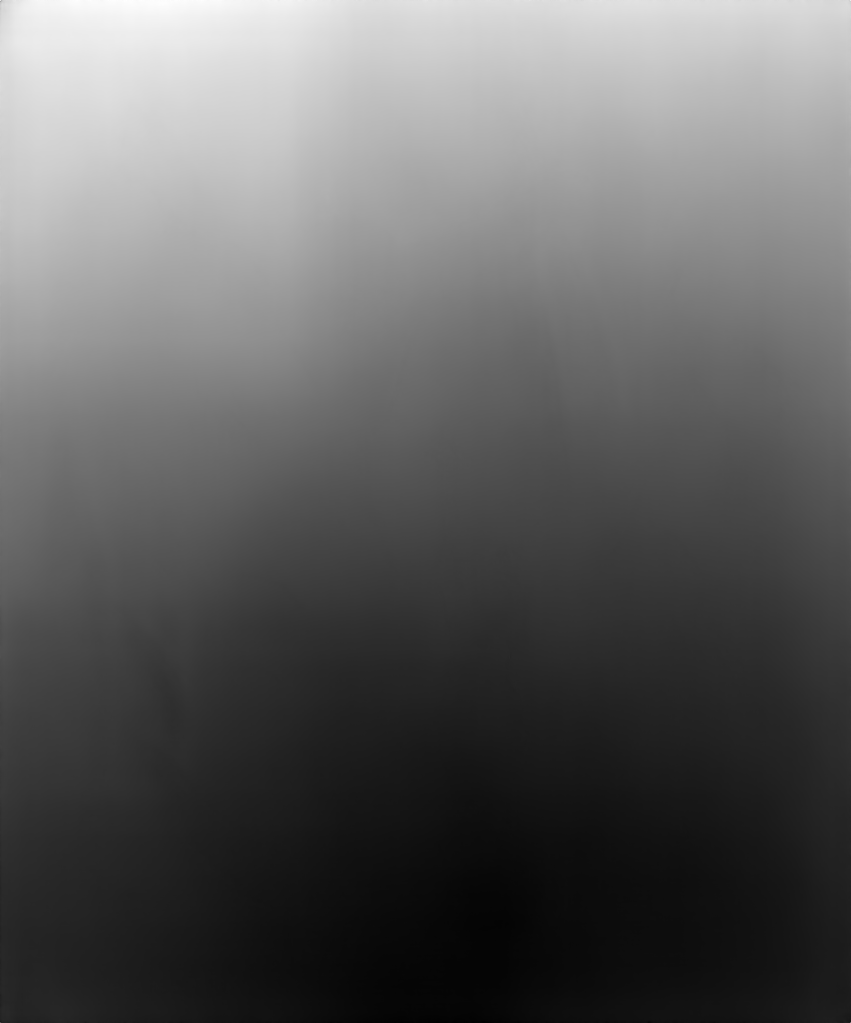
#> input picture research/bakeoff/depthpro_disp16.png, 851 x 1023 px, given in place of depth16_pushed.png, which was not available
$ python sheets.py depthpro_disp16.png
#> lines starting #> are read from the running program, lines starting #| are printed output that depends on the picture; pictures that were not available may be replaced by others from this repository, and a replacement may not be noted
#!/usr/bin/env python3
"""maps sheet (each model at 8 bits + difference to the DA2 map) and one angle sheet per model. Usage: sheets.py <model> ..."""
import sys, os, numpy as np
from PIL import Image, ImageDraw
SP='/tmp/claude-0/-home-user-moebius/989b3965-28fd-58c7-96b5-b4b22c709919/scratchpad'; B=SP+'/bakeoff'; U='/home/user/moebiusv2/harness/shots/ui_path/'
ref=np.array(Image.open(SP+'/depth16_pushed.png')).astype(float)/257; models=sys.argv[1:]
tiles=[('DA2-Large (baseline)', ref, None)]
for m in models:
    p=f'{B}/out/{m}_disp16.png'
    if os.path.exists(p): a=np.array(Image.open(p)).astype(float)/257; tiles.append((m, a, a-ref))
    else: tiles.append((m+' (not run)', np.zeros_like(ref), None))
H,W=ref.shape; sheet=Image.new('L',(W*len(tiles),H*2+24),40); d=ImageDraw.Draw(sheet)
#> after `H, W = ref.shape`: H = 1023; W = 851
#> after `sheet = Image.new('L', (W * len(tiles), H * 2 + 24), 40)`: sheet: PIL image 1702x2070 L; every value is 40
for i,(lab,a,df) in enumerate(tiles):
    sheet.paste(Image.fromarray(a.clip(0,255).astype(np.uint8)),(i*W,24)); d.text((i*W+8,6),lab+'  (bright = near)',fill=255)
    if df is not None: sheet.paste(Image.fromarray((df*3+128).clip(0,255).astype(np.uint8)),(i*W,24+H))
    d.text((i*W+8,24+H+6),'difference to DA2 x3' if df is not None else '',fill=255)
#> this loop made 2 passes
#> (lab, df) on passes 1 to 2: ('DA2-Large (baseline)', None), ('depthpro_disp16.png (not run)', None)
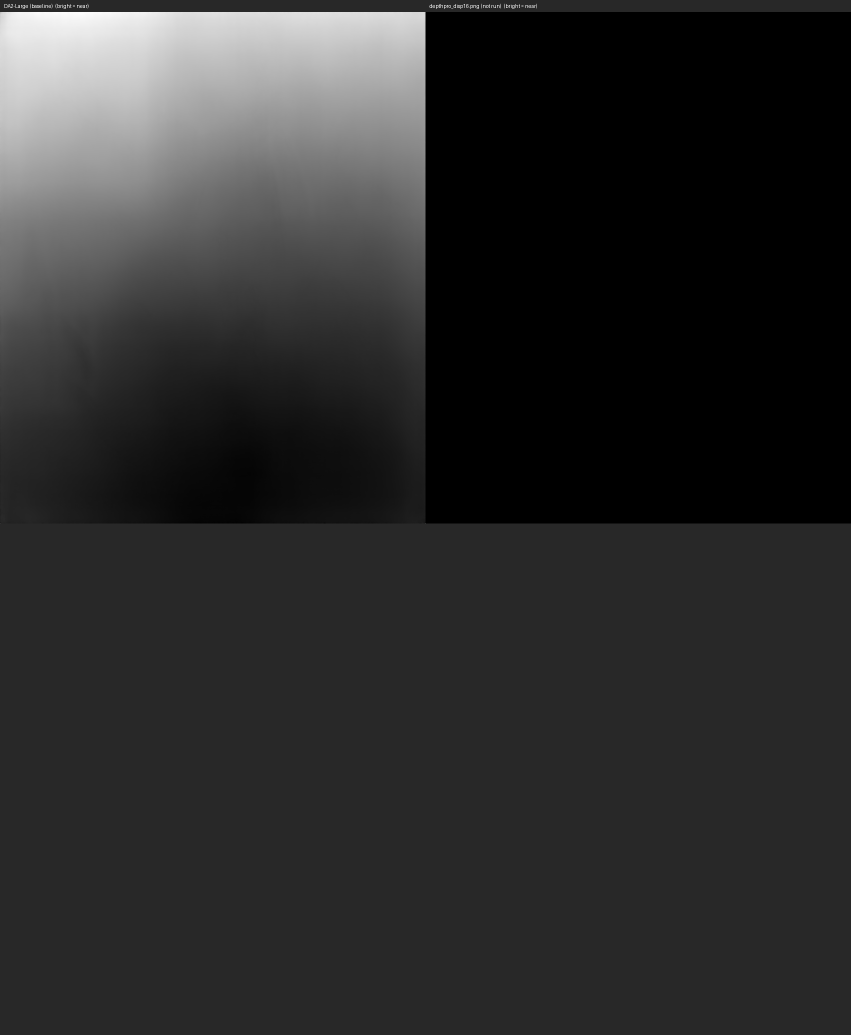
#> sheet: PIL image 1702x2070 L (shown at 1/2 size); min 0, max 255, mean 43.8
sheet.save(B+'/bo_maps_sheet.png'); print('maps sheet', sheet.size)
#| maps sheet (1702, 2070)
offs=[('0.1_0','27°'),('0.2_0','45°'),('0.26_0.088','52°/24°'),('0.301_0.068','56°/19°')]
rows=[('DA2-Large 8-bit','ui_16q8')]+[(m+' 8-bit','ui_bo_'+m) for m in models if os.path.isdir(U+'ui_bo_'+m)]
im0=Image.open(f'{U}ui_16q8/off_{offs[0][0]}.png'); w,h=im0.size
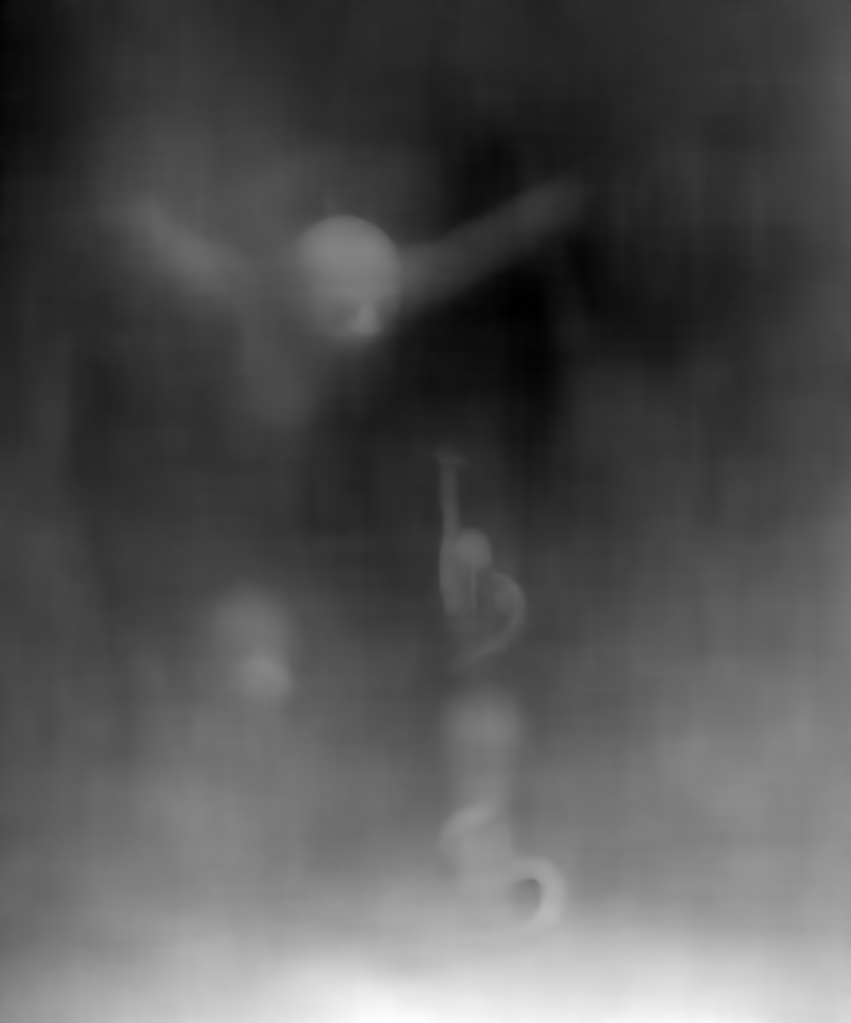
#> input picture research/bakeoff/moge2_disp16.png, 851 x 1023 px, given in place of off_0.1_0.png, which was not available
#> further down, im0 is the input picture: PIL image 851x1023 I;16; min 0, max 65535, mean 21529.8
#> after `w, h = im0.size`: w = 851; h = 1023
sheet=Image.new('RGB',(w*len(offs),(h+24)*len(rows)),(30,30,30)); d=ImageDraw.Draw(sheet)
#> after `sheet = Image.new('RGB', (w * len(offs), (h + 24) * len(rows)), (30, 3`: sheet: PIL image 3404x1047 RGB; every value is 30
for r,(lab,dirn) in enumerate(rows):
    for c,(o,ang) in enumerate(offs):
        f=f'{U}{dirn}/off_{o}.png'
        if os.path.exists(f): sheet.paste(Image.open(f).convert('RGB'),(c*w,r*(h+24)+24))
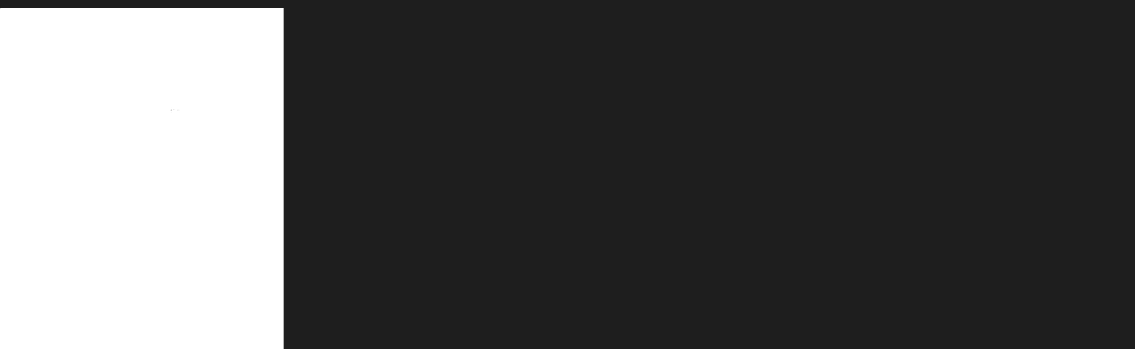
#> sheet: PIL image 3404x1047 RGB (shown at 1/3 size); min 0, max 255, mean 85
        d.text((c*w+6,r*(h+24)+6),f'{lab} | eye {o.replace("_",", ")} m ({ang}) | seams stretched',fill=(255,255,255))
sheet.save(B+'/bo_angles_sheet.png'); print('angles sheet', sheet.size)
#> after `sheet.save(B + '/bo_angles_sheet.png')`:
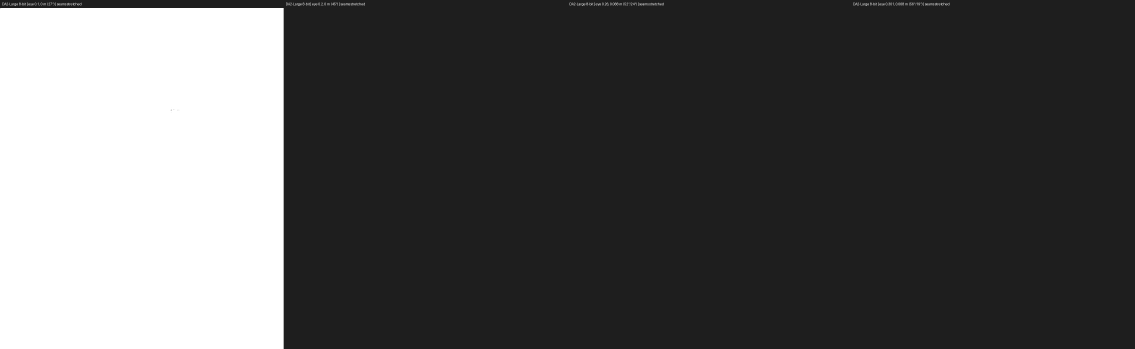
#> saved as bo_angles_sheet.png: PIL image 3404x1047 RGB (shown at 1/3 size); min 0, max 255, mean 85.1
#| angles sheet (3404, 1047)
